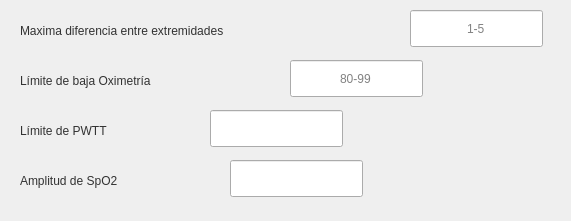
    <widget class="QWidget" name="widget_ajustes_generales_Oximetria" native="true">
     <property name="geometry">
      <rect>
       <x>280</x>
       <y>730</y>
       <width>571</width>
       <height>221</height>
      </rect>
     </property>
     <property name="styleSheet">
      <string notr="true">background-image: url(:/icons/fondo_transparente.png);</string>
     </property>
     <widget class="QLabel" name="pb_widget_ajustes_oximetria_max_dif_extremidades">
      <property name="geometry">
       <rect>
        <x>20</x>
        <y>10</y>
        <width>381</width>
        <height>41</height>
       </rect>
      </property>
      <property name="styleSheet">
       <string notr="true">font: 57 14pt &quot;Alegreya Sans Medium&quot;;
color: rgb(50, 50, 50);</string>
      </property>
      <property name="text">
       <string>Maxima diferencia entre extremidades</string>
      </property>
     </widget>
     <widget class="QLabel" name="pb_widget_ajustes_oximetria_lim_baja_oxy">
      <property name="geometry">
       <rect>
        <x>20</x>
        <y>60</y>
        <width>251</width>
        <height>41</height>
       </rect>
      </property>
      <property name="styleSheet">
       <string notr="true">font: 57 14pt &quot;Alegreya Sans Medium&quot;;
color: rgb(50, 50, 50);</string>
      </property>
      <property name="text">
       <string>Límite de baja Oximetría</string>
      </property>
     </widget>
     <widget class="QLabel" name="pb_widget_ajustes_oximetria_lim_Pwtt">
      <property name="geometry">
       <rect>
        <x>20</x>
        <y>110</y>
        <width>181</width>
        <height>41</height>
       </rect>
      </property>
      <property name="styleSheet">
       <string notr="true">font: 57 14pt &quot;Alegreya Sans Medium&quot;;
color: rgb(50, 50, 50);</string>
      </property>
      <property name="text">
       <string>Límite de PWTT</string>
      </property>
     </widget>
     <widget class="QLabel" name="pb_widget_ajustes_oximetria_amp_spo2">
      <property name="geometry">
       <rect>
        <x>20</x>
        <y>160</y>
        <width>201</width>
        <height>41</height>
       </rect>
      </property>
      <property name="styleSheet">
       <string notr="true">font: 57 14pt &quot;Alegreya Sans Medium&quot;;
color: rgb(50, 50, 50);</string>
      </property>
      <property name="text">
       <string>Amplitud de SpO2</string>
      </property>
     </widget>
     <widget class="QLineEdit" name="le_widget_ajustes_oximetria_max_dif_extremidades">
      <property name="geometry">
       <rect>
        <x>410</x>
        <y>10</y>
        <width>133</width>
        <height>37</height>
       </rect>
      </property>
      <property name="styleSheet">
       <string notr="true">font: 14pt &quot;Alegreya Sans&quot;;
color: rgb(130, 130, 130);
background-image: url(:/icons/fondo_transparente.png);
border-image: url(:/icons/label.png);</string>
      </property>
      <property name="text">
       <string>1-5</string>
      </property>
      <property name="alignment">
       <set>Qt::AlignCenter</set>
      </property>
     </widget>
     <widget class="QLineEdit" name="le_widget_ajustes_oximetria_lim_baja_oxy">
      <property name="geometry">
       <rect>
        <x>290</x>
        <y>60</y>
        <width>133</width>
        <height>37</height>
       </rect>
      </property>
      <property name="styleSheet">
       <string notr="true">font: 14pt &quot;Alegreya Sans&quot;;
color: rgb(130, 130, 130);
background-image: url(:/icons/fondo_transparente.png);
border-image: url(:/icons/label.png);</string>
      </property>
      <property name="text">
       <string>80-99</string>
      </property>
      <property name="alignment">
       <set>Qt::AlignCenter</set>
      </property>
     </widget>
     <widget class="QLineEdit" name="le_widget_ajustes_oximetria_lim_Pwtt">
      <property name="geometry">
       <rect>
        <x>210</x>
        <y>110</y>
        <width>133</width>
        <height>37</height>
       </rect>
      </property>
      <property name="styleSheet">
       <string notr="true">font: 14pt &quot;Alegreya Sans&quot;;
color: rgb(130, 130, 130);
background-image: url(:/icons/fondo_transparente.png);
border-image: url(:/icons/label.png);</string>
      </property>
      <property name="text">
       <string/>
      </property>
      <property name="alignment">
       <set>Qt::AlignCenter</set>
      </property>
     </widget>
     <widget class="QLineEdit" name="le_widget_ajustes_oximetria_amp_spo2">
      <property name="geometry">
       <rect>
        <x>230</x>
        <y>160</y>
        <width>133</width>
        <height>37</height>
       </rect>
      </property>
      <property name="styleSheet">
       <string notr="true">font: 14pt &quot;Alegreya Sans&quot;;
color: rgb(130, 130, 130);
background-image: url(:/icons/fondo_transparente.png);
border-image: url(:/icons/label.png);</string>
      </property>
      <property name="text">
       <string/>
      </property>
      <property name="alignment">
       <set>Qt::AlignCenter</set>
      </property>
     </widget>
    </widget>
